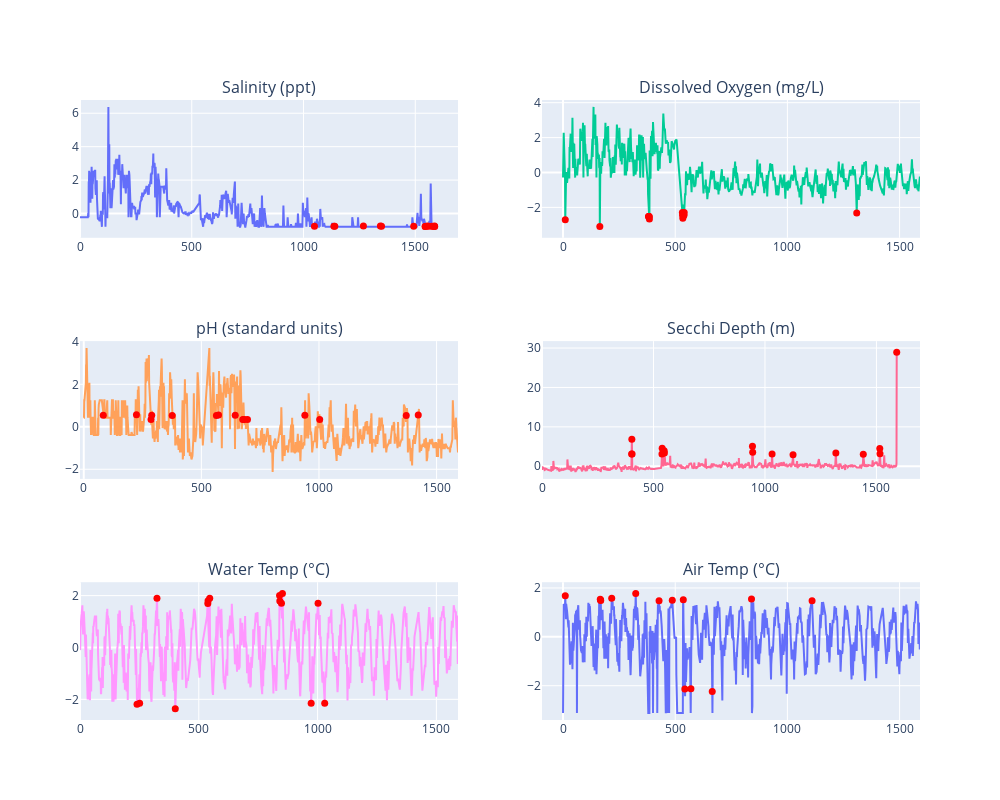

Write notebook code for a chart like this one.
### Code cell
fig = make_subplots(rows=3, cols=2, subplot_titles=[
    'Salinity (ppt)', 'Dissolved Oxygen (mg/L)', 
    'pH (standard units)', 'Secchi Depth (m)', 
    'Water Temp (°C)', 'Air Temp (°C)'
])

# Adding plots
fig.add_trace(go.Scatter(x=df_scaled.index, y=df_scaled['Salinity (ppt)'], mode='lines', name='Salinity (ppt)'), row=1, col=1)
fig.add_trace(go.Scatter(x=df_scaled.index[df_scaled['Salinity (ppt)_anomaly']], 
                         y=df_scaled['Salinity (ppt)'][df_scaled['Salinity (ppt)_anomaly']], 
                         mode='markers', marker=dict(color='red', size=7)), row=1, col=1)

fig.add_trace(go.Scatter(x=df_scaled.index, y=df_scaled['Dissolved Oxygen (mg/L)'], mode='lines', name='Dissolved Oxygen (mg/L)'), row=1, col=2)
fig.add_trace(go.Scatter(x=df_scaled.index[df_scaled['Dissolved Oxygen (mg/L)_anomaly']], 
                         y=df_scaled['Dissolved Oxygen (mg/L)'][df_scaled['Dissolved Oxygen (mg/L)_anomaly']], 
                         mode='markers', marker=dict(color='red', size=7)), row=1, col=2)

fig.add_trace(go.Scatter(x=df_scaled.index, y=df_scaled['pH (standard units)'], mode='lines', name='pH (standard units)'), row=2, col=1)
fig.add_trace(go.Scatter(x=df_scaled.index[df_scaled['pH (standard units)_anomaly']], 
                         y=df_scaled['pH (standard units)'][df_scaled['pH (standard units)_anomaly']], 
                         mode='markers', marker=dict(color='red', size=7)), row=2, col=1)

fig.add_trace(go.Scatter(x=df_scaled.index, y=df_scaled['Secchi Depth (m)'], mode='lines', name='Secchi Depth (m)'), row=2, col=2)
fig.add_trace(go.Scatter(x=df_scaled.index[df_scaled['Secchi Depth (m)_anomaly']], 
                         y=df_scaled['Secchi Depth (m)'][df_scaled['Secchi Depth (m)_anomaly']], 
                         mode='markers', marker=dict(color='red', size=7)), row=2, col=2)

fig.add_trace(go.Scatter(x=df_scaled.index, y=df_scaled['Water Temp (?C)'], mode='lines', name='Water Temp (?C)'), row=3, col=1)
fig.add_trace(go.Scatter(x=df_scaled.index[df_scaled['Water Temp (?C)_anomaly']], 
                         y=df_scaled['Water Temp (?C)'][df_scaled['Water Temp (?C)_anomaly']], 
                         mode='markers', marker=dict(color='red', size=7)), row=3, col=1)

fig.add_trace(go.Scatter(x=df_scaled.index, y=df_scaled['AirTemp (C)'], mode='lines', name='AirTemp (C)'), row=3, col=2)
fig.add_trace(go.Scatter(x=df_scaled.index[df_scaled['AirTemp (C)_anomaly']], 
                         y=df_scaled['AirTemp (C)'][df_scaled['AirTemp (C)_anomaly']], 
                         mode='markers', marker=dict(color='red', size=7)), row=3, col=2)

fig.update_layout(showlegend=False, height=800, width=1000)
fig.show()

### Figure 1 — Plotly figure (JSON) as saved in the notebook; plotly's stock layout.template omitted (floating-point values rounded to 4 significant figures; data arrays with more than 128 entries replaced by an {"elided": "..."} marker saying what was removed)
{"data": [{"mode": "lines", "name": "Salinity (ppt)", "type": "scatter", "x": {"elided": "1592 int values"}, "xaxis": "x", "y": {"elided": "1592 float values"}, "yaxis": "y"}, {"marker": {"color": "red", "size": 7}, "mode": "markers", "type": "scatter", "x": [1049, 1136, 1140, 1268, 1344, 1349, 1493, 1544, 1545, 1553, 1560, 1574, 1582, 1586, 1587], "xaxis": "x", "y": [-0.7555, -0.7555, -0.7555, -0.746, -0.746, -0.7579, -0.765, -0.7737, -0.7762, -0.7471, -0.767, -0.7646, -0.7737, -0.7471, -0.7737], "yaxis": "y"}, {"mode": "lines", "name": "Dissolved Oxygen (mg/L)", "type": "scatter", "x": {"elided": "1592 int values"}, "xaxis": "x2", "y": {"elided": "1592 float values"}, "yaxis": "y2"}, {"marker": {"color": "red", "size": 7}, "mode": "markers", "type": "scatter", "x": [10, 164, 381, 382, 383, 384, 385, 532, 533, 534, 536, 537, 538, 539, 540, 1309], "xaxis": "x2", "y": [-2.712, -3.095, -2.52, -2.52, -2.52, -2.52, -2.664, -2.294, -2.455, -2.616, -2.376, -2.4, -2.424, -2.448, -2.292, -2.316], "yaxis": "y2"}, {"mode": "lines", "name": "pH (standard units)", "type": "scatter", "x": {"elided": "1592 int values"}, "xaxis": "x3", "y": {"elided": "1592 float values"}, "yaxis": "y3"}, {"marker": {"color": "red", "size": 7}, "mode": "markers", "type": "scatter", "x": [83, 224, 286, 289, 376, 564, 573, 644, 676, 682, 696, 940, 1003, 1371, 1422], "xaxis": "x3", "y": [0.5471, 0.5678, 0.348, 0.5392, 0.5283, 0.5283, 0.5611, 0.5447, 0.348, 0.348, 0.348, 0.5392, 0.348, 0.5324, 0.5505], "yaxis": "y3"}, {"mode": "lines", "name": "Secchi Depth (m)", "type": "scatter", "x": {"elided": "1592 int values"}, "xaxis": "x4", "y": {"elided": "1592 float values"}, "yaxis": "y4"}, {"marker": {"color": "red", "size": 7}, "mode": "markers", "type": "scatter", "x": [402, 403, 404, 538, 539, 548, 549, 944, 945, 1032, 1126, 1318, 1441, 1515, 1516, 1591], "xaxis": "x4", "y": [3.119, 6.852, 3.119, 3.102, 4.578, 3.933, 3.379, 5.087, 3.549, 3.085, 2.915, 3.373, 3.034, 4.476, 3.176, 28.91], "yaxis": "y4"}, {"mode": "lines", "name": "Water Temp (?C)", "type": "scatter", "x": {"elided": "1592 int values"}, "xaxis": "x5", "y": {"elided": "1592 float values"}, "yaxis": "y5"}, {"marker": {"color": "red", "size": 7}, "mode": "markers", "type": "scatter", "x": [240, 251, 324, 401, 538, 539, 546, 840, 841, 848, 852, 973, 1002, 1030], "xaxis": "x5", "y": [-2.19, -2.15, 1.894, -2.363, 1.699, 1.801, 1.896, 2.001, 1.788, 1.708, 2.082, -2.15, 1.708, -2.15], "yaxis": "y5"}, {"mode": "lines", "name": "AirTemp (C)", "type": "scatter", "x": {"elided": "1592 int values"}, "xaxis": "x6", "y": {"elided": "1592 float values"}, "yaxis": "y6"}, {"marker": {"color": "red", "size": 7}, "mode": "markers", "type": "scatter", "x": [10, 166, 167, 168, 217, 324, 428, 487, 536, 543, 570, 665, 840, 1110], "xaxis": "x6", "y": [1.678, 1.535, 1.511, 1.487, 1.582, 1.773, 1.477, 1.498, 1.516, -2.132, -2.128, -2.235, 1.55, 1.471], "yaxis": "y6"}], "layout": {"annotations": [{"font": {"size": 16}, "showarrow": false, "text": "Salinity (ppt)", "x": 0.225, "xanchor": "center", "xref": "paper", "y": 1, "yanchor": "bottom", "yref": "paper"}, {"font": {"size": 16}, "showarrow": false, "text": "Dissolved Oxygen (mg/L)", "x": 0.775, "xanchor": "center", "xref": "paper", "y": 1, "yanchor": "bottom", "yref": "paper"}, {"font": {"size": 16}, "showarrow": false, "text": "pH (standard units)", "x": 0.225, "xanchor": "center", "xref": "paper", "y": 0.6111, "yanchor": "bottom", "yref": "paper"}, {"font": {"size": 16}, "showarrow": false, "text": "Secchi Depth (m)", "x": 0.775, "xanchor": "center", "xref": "paper", "y": 0.6111, "yanchor": "bottom", "yref": "paper"}, {"font": {"size": 16}, "showarrow": false, "text": "Water Temp (°C)", "x": 0.225, "xanchor": "center", "xref": "paper", "y": 0.2222, "yanchor": "bottom", "yref": "paper"}, {"font": {"size": 16}, "showarrow": false, "text": "Air Temp (°C)", "x": 0.775, "xanchor": "center", "xref": "paper", "y": 0.2222, "yanchor": "bottom", "yref": "paper"}], "height": 800, "showlegend": false, "width": 1000, "xaxis": {"anchor": "y", "domain": [0, 0.45]}, "xaxis2": {"anchor": "y2", "domain": [0.55, 1]}, "xaxis3": {"anchor": "y3", "domain": [0, 0.45]}, "xaxis4": {"anchor": "y4", "domain": [0.55, 1]}, "xaxis5": {"anchor": "y5", "domain": [0, 0.45]}, "xaxis6": {"anchor": "y6", "domain": [0.55, 1]}, "yaxis": {"anchor": "x", "domain": [0.7778, 1]}, "yaxis2": {"anchor": "x2", "domain": [0.7778, 1]}, "yaxis3": {"anchor": "x3", "domain": [0.3889, 0.6111]}, "yaxis4": {"anchor": "x4", "domain": [0.3889, 0.6111]}, "yaxis5": {"anchor": "x5", "domain": [0, 0.2222]}, "yaxis6": {"anchor": "x6", "domain": [0, 0.2222]}}}
